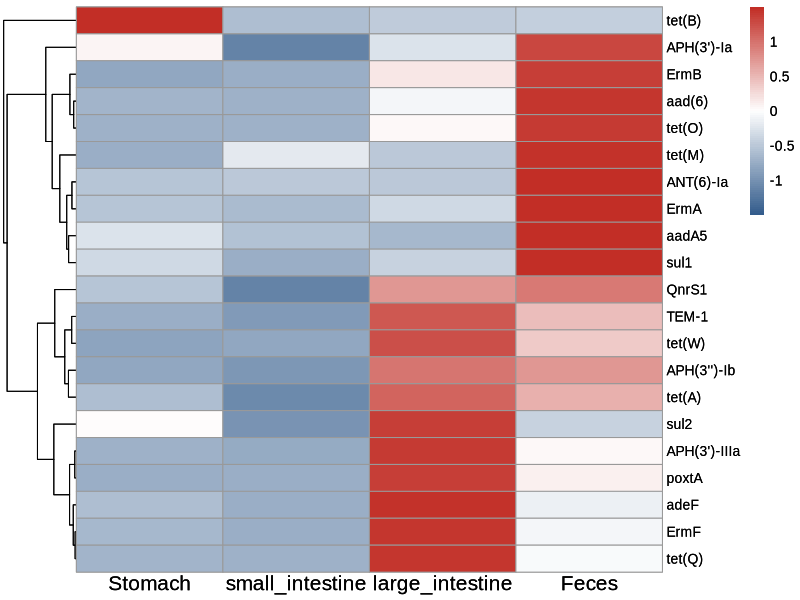

The R source for this figure:
rm(list=ls())

# 加载必要的包
library(ggplot2)
library(tidyverse)
# 读取数据
wild_data <- read_csv("high_risk_ARG_gut_abundance.csv")

# 设置行名为第一列
wild_data <- column_to_rownames(wild_data, var = "ARG_type")
# merged_data转为数值型矩阵
merged_data_matrix <- as.matrix(wild_data)

#画图
library(pheatmap)
# 自定义颜色
custom_colors <- colorRampPalette(c("#335C8C", "white", "#C22E26"))(100)

# 确保列名顺序
desired_order <- c("Stomach", "small_intestine", "large_intestine", "Feces")
merged_data_matrix <- merged_data_matrix[, desired_order]

# 绘制热图
p <- pheatmap(
  merged_data_matrix, 
  color = custom_colors,  # 蓝-白-红颜色渐变
  cluster_rows = TRUE,    # 对行聚类
  cluster_cols = FALSE,   # 禁用列聚类以保留指定顺序
  #annotation_row = row_annotation,  # 行注释
  #annotation_colors = annotation_colors,  # 注释颜色
  #main = "Heatmap of different gut and High Risk ARGs",
  show_rownames = TRUE,
  show_colnames = TRUE,
  fontfamily = "Arial",
  fontsize_row = 10,  # Y轴标签字体大小
  fontsize_col = 15,   # X轴标签字体大小
  scale = "row",    # 数据按列标准化
  angle_col = 0        # 设置列标签为水平显示
)

p
